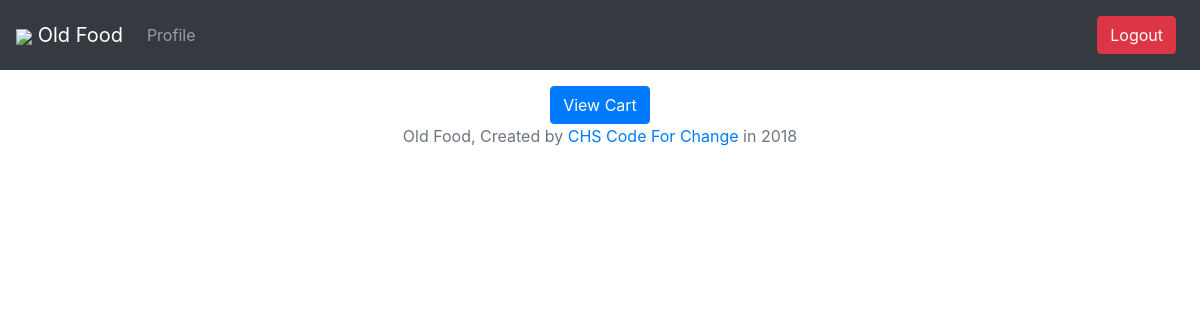
/clients/list/ (signed in), run on an earlier commit of the app's database.
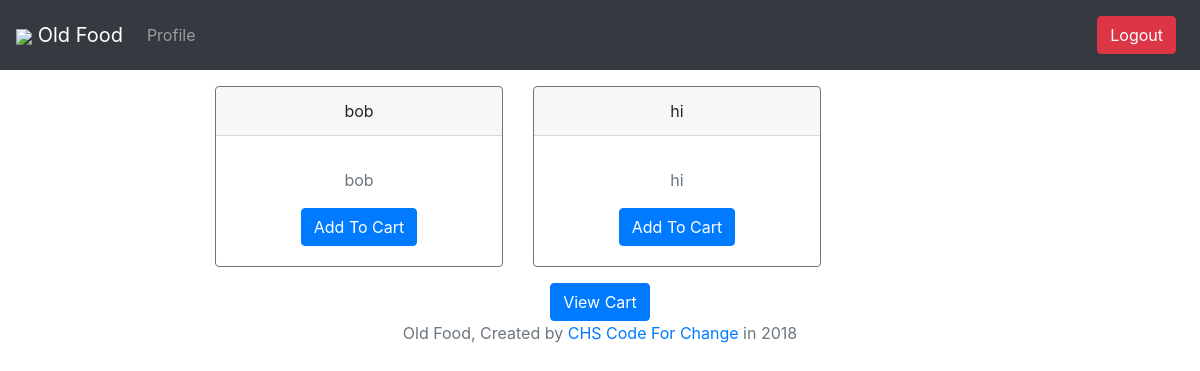
And on a later commit of the database.
### businesses/models.py (models this page shows, shortened)
class FoodItemClass(models.Model):
    name = models.CharField(max_length=128)
    description = models.CharField(max_length=512)
    business = models.ForeignKey(
        Business,
        on_delete=models.CASCADE,
    )
    def get_item(self):
        return IndividualFoodItem.objects.filter(item_class=self, status='1').first()
    def get_list_available():
        list = []
        for item_class in FoodItemClass.objects.all():
            if (item_class.get_item() != None):
                list.append(item_class)
        return list

### clients/views.py (the view)
def list_all_items(request):
    if (request.user.is_authenticated() and request.user.profile.is_client()):
        items = FoodItemClass.get_list_available()
        print(items)
        return render(request, 'client/list_all.html', {'items': items})
    else:
        return redirect('/login')

### accounts/models.py (called while the page is built)
    def is_client(profile):
        return profile.member_type == '1'

### resources/templates/client/list_all.html (shortened to what this page needs)
{% extends "header.html" %}
{% block content %}
  <div class="card-deck" style="margin-top: 1rem;">
    {% for item in items %}
    <div class="card border-secondary mb-3" style="max-width: 18rem;">
      <div class="card-header">{{item.name}}</div>
      <div class="card-body text-secondary">
        <p class="card-text">{{item.description}}</p>
        <p class="card-text">
          <a href="/clients/addToCart/{{item.id}}"><button class="btn btn-primary">Add To Cart</button></a>
        </p>
      </div>
    </div>
    {% endfor %}
  </div>
  <a href="/clients/viewCart"><button class="btn btn-primary">View Cart</button></a>
{% endblock %}

What changed in the data, as far as the page shows it:
added FoodItemClass: name "bob", description "bob"
added FoodItemClass: name "hi", description "hi"
